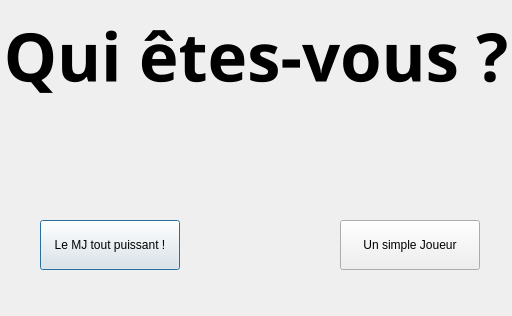
<?xml version="1.0" encoding="UTF-8"?>
<ui version="4.0">
 <class>LaunchBox</class>
 <widget class="QDialog" name="LaunchBox">
  <property name="windowModality">
   <enum>Qt::NonModal</enum>
  </property>
  <property name="geometry">
   <rect>
    <x>0</x>
    <y>0</y>
    <width>512</width>
    <height>316</height>
   </rect>
  </property>
  <property name="sizePolicy">
   <sizepolicy hsizetype="Fixed" vsizetype="Fixed">
    <horstretch>0</horstretch>
    <verstretch>0</verstretch>
   </sizepolicy>
  </property>
  <property name="minimumSize">
   <size>
    <width>512</width>
    <height>316</height>
   </size>
  </property>
  <property name="maximumSize">
   <size>
    <width>512</width>
    <height>316</height>
   </size>
  </property>
  <property name="mouseTracking">
   <bool>false</bool>
  </property>
  <property name="windowTitle">
   <string>J2R2 - Bienvenue</string>
  </property>
  <property name="windowIcon">
   <iconset>
    <normaloff>Styles/LaunchBox/Icon/Dice.png</normaloff>Styles/LaunchBox/Icon/Dice.png</iconset>
  </property>
  <widget class="QLabel" name="pxmBackground">
   <property name="geometry">
    <rect>
     <x>0</x>
     <y>0</y>
     <width>512</width>
     <height>316</height>
    </rect>
   </property>
   <property name="sizePolicy">
    <sizepolicy hsizetype="Fixed" vsizetype="Fixed">
     <horstretch>0</horstretch>
     <verstretch>0</verstretch>
    </sizepolicy>
   </property>
   <property name="minimumSize">
    <size>
     <width>512</width>
     <height>316</height>
    </size>
   </property>
   <property name="maximumSize">
    <size>
     <width>512</width>
     <height>316</height>
    </size>
   </property>
   <property name="text">
    <string/>
   </property>
   <property name="pixmap">
    <pixmap>Styles/LaunchBox/Pictures/Background.jpg</pixmap>
   </property>
   <property name="scaledContents">
    <bool>true</bool>
   </property>
  </widget>
  <widget class="QPushButton" name="pbnGM">
   <property name="geometry">
    <rect>
     <x>40</x>
     <y>220</y>
     <width>140</width>
     <height>50</height>
    </rect>
   </property>
   <property name="text">
    <string>Le MJ tout puissant !</string>
   </property>
  </widget>
  <widget class="QPushButton" name="pbnPlayer">
   <property name="geometry">
    <rect>
     <x>340</x>
     <y>220</y>
     <width>140</width>
     <height>50</height>
    </rect>
   </property>
   <property name="font">
    <font>
     <weight>50</weight>
     <bold>false</bold>
    </font>
   </property>
   <property name="text">
    <string>Un simple Joueur</string>
   </property>
  </widget>
  <widget class="QLabel" name="lblMain">
   <property name="geometry">
    <rect>
     <x>0</x>
     <y>0</y>
     <width>512</width>
     <height>111</height>
    </rect>
   </property>
   <property name="font">
    <font>
     <family>CoronetPS</family>
     <pointsize>50</pointsize>
     <weight>75</weight>
     <bold>true</bold>
     <stylestrategy>PreferAntialias</stylestrategy>
     <kerning>false</kerning>
    </font>
   </property>
   <property name="cursor">
    <cursorShape>ArrowCursor</cursorShape>
   </property>
   <property name="text">
    <string>Qui êtes-vous ?</string>
   </property>
   <property name="alignment">
    <set>Qt::AlignCenter</set>
   </property>
  </widget>
 </widget>
 <resources/>
 <connections/>
</ui>
